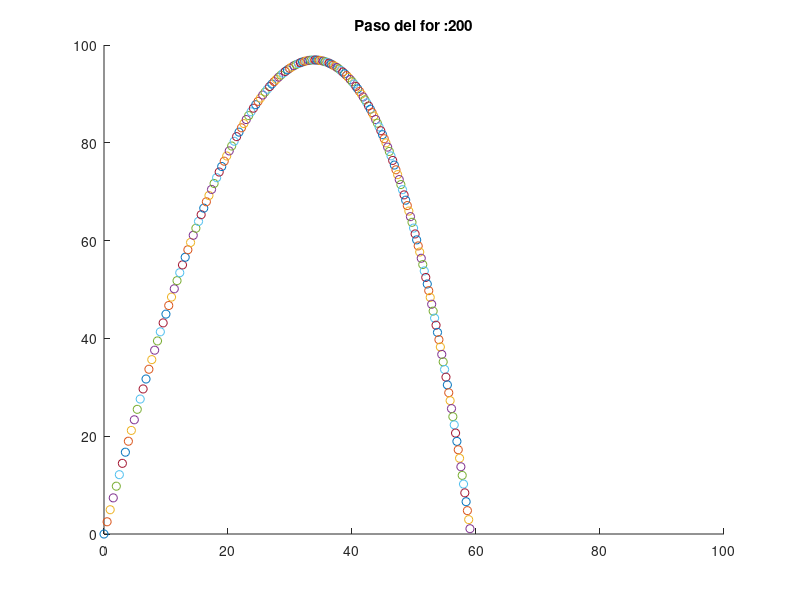

This chart was generated by the following MATLAB code:
clear all;
close all;
figure(1)
hold on 
%You can comment the previous line if you don't wanna see the previous progress
%of the object

x=[]; 
v=[]; 
F=[];

m=10; 

g=[0;-9.81];
h=0.05;

xa=[0;0]; %this is the initial position [for x; for y]
va=[10;50]; %this is the initial velocity [for x; for y]

%Ecuación
F=m*g;

for step=1:200 %you can also increment or decrement the steps of the for
     
    plot(xa(1),xa(2),'o'); %change "." for ".b" or "ob"
    
    title(['Paso del for :' num2str(step)]); 
    axis([0 100 0 100]); %here you can edit the size of the scale, 
                         %change 100 to other value and you´ll see
    pause(0.01);

     
    
    vpm = va + (h)*((F-va)/m); 
    xpm = xa + (h)*va; 
    xa=xpm; 
    va=vpm;
    
end
